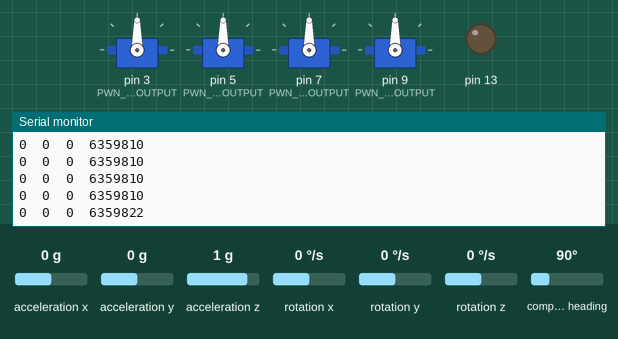
Recording of a sketch running on a simulated Arduino Uno, built with avr-gcc and run on an emulated ATmega328P. Shown: 4 × servo, output pins drawn as LEDs (lit = HIGH), the last lines printed to the serial monitor. Wiring (inferred from the names in the program): HMC5883L compass at I2C address 0x1E; MPU-6050 motion sensor at I2C address 0x68; BMP180 pressure sensor at I2C address 0x77. The inputs (shaded band) are chosen by the test bench; at power-on: acceleration y 0 g, rotation z 0 °/s, acceleration x 0 g, acceleration z 1 g, rotation x 0 °/s, rotation y 0 °/s, compass heading 90°.

Above: at 4.5 s.
4.6 s: acceleration y set to 1.1 g
At 5.2 s:
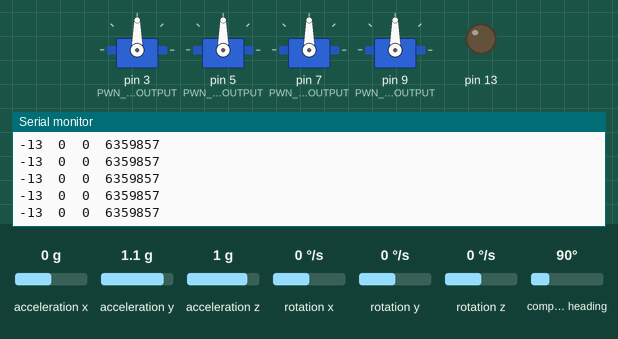
7.6 s: rotation z set to -100 °/s
At 8.7 s:
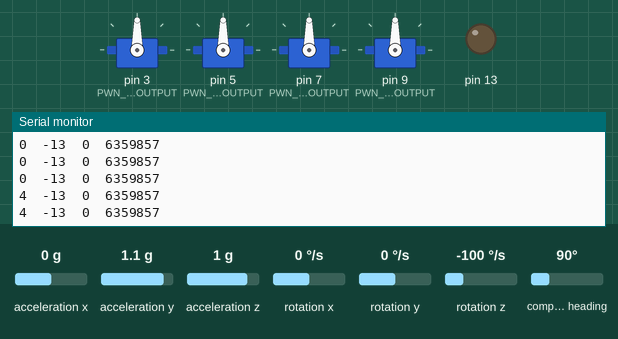
Timing chart, 0 to 10.6 s (numbered marks = the images above; inputs shaded):
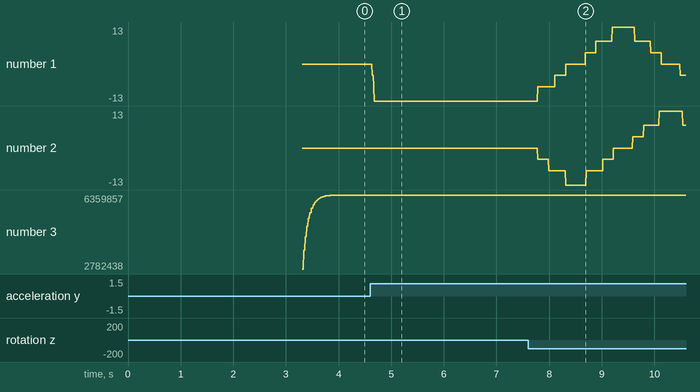

The sketch:

readfromRc.ino
```cpp
#include <Servo.h>

//Input-pins
#define PWN_SPEED_PIN 14 //geschwindigkeit
#define PWN_ROLL_PIN 15 //seitenruder
#define PWN_YAW_PIN 16 //querruder
#define PWN_PITCH_PIN 17 //hoehenruder
#define PWN_RC_PIN 18 // rc on/off

//Output-pins
#define PWN_SPEED_PIN_OUTPUT 3 //geschwindigkeit
#define PWN_ROLL_PIN_OUTPUT 5 //seitenruder
#define PWN_YAW_PIN_OUTPUT 7 //querruder
#define PWN_PITCH_PIN_OUTPUT 9 //hoehenruder

//Servo objects
Servo servoMotor;
Servo servoRoll;
Servo servoYaw;
Servo servoPitch;

volatile int pwm_speed_value = 1000;
volatile int pwm_roll_value = 1000;
volatile int pwm_yaw_value = 1000;
volatile int pwm_pitch_value = 1000;
volatile int pwm_rc_value = 1000;

volatile bool rc_mode = false;

//int pwm_value;

void setupRc() {
  //input-pins
  pinMode(PWN_SPEED_PIN, INPUT);
  pinMode(PWN_ROLL_PIN, INPUT);
  pinMode(PWN_YAW_PIN, INPUT);
  pinMode(PWN_PITCH_PIN, INPUT);
  pinMode(PWN_RC_PIN, INPUT);
  pinMode(13, OUTPUT);
  //output-pins

  servoMotor.attach(PWN_SPEED_PIN_OUTPUT);
  servoRoll.attach(PWN_ROLL_PIN_OUTPUT);
  servoYaw.attach(PWN_YAW_PIN_OUTPUT);
  servoPitch.attach(PWN_PITCH_PIN_OUTPUT);


  //general
  //Serial.begin(115200);
}

void loopRc() {

  pwm_rc_value = pulseIn(PWN_RC_PIN, HIGH);
  if(pwm_rc_value < 1100 && pwm_rc_value > 1000){
    rc_mode = true;
  }else if(pwm_rc_value > 1800 && pwm_rc_value < 1900){
    rc_mode = false;
  }

  if(rc_mode){
    digitalWrite(13,HIGH);
    rc_mode_controll();
  }else{
    digitalWrite(13,LOW);
    getSensorData();
    autoPilot();
  }

/*
  Serial.print(pwm_speed_value); Serial.print(" ");
  Serial.print(pwm_roll_value); Serial.print(" ");
  Serial.print(pwm_yaw_value); Serial.print(" ");
  Serial.print(pwm_pitch_value); Serial.println();
  */
  setPWMs();
}

void rc_mode_controll(){
  int pwmFilter = 1;
  int pwm_speed_value_ = pulseIn(PWN_SPEED_PIN, HIGH);
  int pwm_roll_value_ = pulseIn(PWN_ROLL_PIN, HIGH);
  int pwm_yaw_value_ = pulseIn(PWN_YAW_PIN, HIGH);
  int pwm_pitch_value_ = pulseIn(PWN_PITCH_PIN, HIGH);

  if(pwm_speed_value_ > 1000){
    pwm_speed_value = pwmFilter*pwm_speed_value + pwm_speed_value_;
    pwm_speed_value /=(1+pwmFilter);
  }
  if(pwm_roll_value_ > 1000){
    pwm_roll_value = pwmFilter*pwm_roll_value+ pwm_roll_value_;
    pwm_roll_value /=(1+pwmFilter);
  }
  if(pwm_yaw_value_ > 1000){
    pwm_yaw_value = pwmFilter*pwm_yaw_value +pwm_yaw_value_;
    pwm_yaw_value /=(1+pwmFilter);
  }
  if(pwm_pitch_value_ > 1000){
    pwm_pitch_value = pwmFilter*pwm_pitch_value +pwm_pitch_value_;
    pwm_pitch_value /=(1+pwmFilter);
  }
}

void getSensorData(){

  //TODO
}

void autoPilot(){

  //TODO
}

void setPWMs(){
  servoMotor.write(pwm_speed_value);
  servoRoll.write(pwm_roll_value);
  servoYaw.write(pwm_yaw_value);
  servoPitch.write(pwm_pitch_value);
}
```

Tiny10DOF.h
```cpp
#ifndef TINY10DOF_H
#define TINY10DOF_H

#include "Arduino.h"

#define MPU6050                   // Acc + Gyro
#define HMC5883                   // magnetometer
//#define BMP085                  // barometer
#define MS561101BA                // barometer
#define MPU6050_I2C_AUX_MASTER    // magneto connected to aux-i2c of mpu 6050

/************************************/
/*          DEFINITIONS             */
/************************************/

#if defined (__AVR_ATmega168__) || defined (__AVR_ATmega328P__)
#define ATMEGA328
#elif defined (__AVR_ATmega32U4__) || defined (TEENSY20)
#define PROMICRO
#elif defined (__AVR_ATmega1280__) || defined (__AVR_ATmega1281__) || defined (__AVR_ATmega2560__) || defined (__AVR_ATmega2561__)
#define ATMEGA2560
#endif

enum axis {
  ROLL,
  PITCH,
  YAW
};


#define ACC_1G 512

//MPU6050 Gyro LPF setting
#define MPU6050_DLPF_CFG   0

#define MPU6050_ADDRESS     0x68
#define BMP085_ADDRESS      0x77
#define MAG_ADDRESS         0x1E
#define MS561101BA_ADDRESS 0x77 //CBR=0 0xEE I2C address when pin CSB is connected to LOW (GND)
//#define MS561101BA_ADDRESS 0x76 //CBR=1 0xEC I2C address when pin CSB is connected to HIGH (VCC)

#define GYRO_SCALE (4 / 16.4 * PI / 180.0 / 1000000.0)   //MPU6050 and MPU3050   16.4 LSB/(deg/s) and we ignore the last 2 bits

#if defined (HMC5883)
#define HMC58X3_R_CONFA 0
#define HMC58X3_R_CONFB 1
#define HMC58X3_R_MODE 2
#define HMC58X3_X_SELF_TEST_GAUSS (+1.16)                       //!< X axis level when bias current is applied.
#define HMC58X3_Y_SELF_TEST_GAUSS (+1.16)   //!< Y axis level when bias current is applied.
#define HMC58X3_Z_SELF_TEST_GAUSS (+1.08)                       //!< Y axis level when bias current is applied.
#define SELF_TEST_LOW_LIMIT  (243.0/390.0)   //!< Low limit when gain is 5.
#define SELF_TEST_HIGH_LIMIT (575.0/390.0)   //!< High limit when gain is 5.
#define HMC_POS_BIAS 1
#define HMC_NEG_BIAS 2
#define MAG_DATA_REGISTER 0x03
#endif

#if defined (BMP085) || defined (MS561101BA)
#define UPDATE_INTERVAL 25000
#define BARO_TAB_SIZE   21
#define OSS 3
#define ACC_Z_DEADBAND (ACC_1G>>5) // was 40 instead of 32 now
#define ACC_VelScale (9.80665f / 10000.0f / ACC_1G)
#endif

#if defined (MS561101BA)
// registers of the device
#define MS561101BA_PRESSURE    0x40
#define MS561101BA_TEMPERATURE 0x50
#define MS561101BA_RESET       0x1E

// OSR (Over Sampling Ratio) constants
#define MS561101BA_OSR_256  0x00
#define MS561101BA_OSR_512  0x02
#define MS561101BA_OSR_1024 0x04
#define MS561101BA_OSR_2048 0x06
#define MS561101BA_OSR_4096 0x08

#define OSR MS561101BA_OSR_4096
#endif // MS561101BA

//******  advanced users settings *******************
/* Set the Low Pass Filter factor for ACC
   Increasing this value would reduce ACC noise (visible in GUI), but would increase ACC lag time
   Comment this if  you do not want filter at all.
   unit = n power of 2 */
// this one is also used for ALT HOLD calculation, should not be changed
#ifndef ACC_LPF_FACTOR
#define ACC_LPF_FACTOR 4 // that means a LPF of 16
#endif

/* Set the Gyro Weight for Gyro/Acc complementary filter
   Increasing this value would reduce and delay Acc influence on the output of the filter*/
#ifndef GYR_CMPF_FACTOR
#define GYR_CMPF_FACTOR 600
#endif

/* Set the Gyro Weight for Gyro/Magnetometer complementary filter
   Increasing this value would reduce and delay Magnetometer influence on the output of the filter*/
#define GYR_CMPFM_FACTOR 250

//****** end of advanced users settings *************
#define INV_GYR_CMPF_FACTOR   (1.0f / (GYR_CMPF_FACTOR  + 1.0f))
#define INV_GYR_CMPFM_FACTOR  (1.0f / (GYR_CMPFM_FACTOR + 1.0f))

enum {
  MPU,
  BARO,
  MAG
};


// IMU
#define ACC_ORIENTATION(X, Y, Z)  {imu.accADC[ROLL]  = -Y; imu.accADC[PITCH]  =  -X; imu.accADC[YAW]  =  Z;}
#define GYRO_ORIENTATION(X, Y, Z) {imu.gyroADC[ROLL] = -X; imu.gyroADC[PITCH] =   Y; imu.gyroADC[YAW] = -Z;}
#define MAG_ORIENTATION(X, Y, Z)  {imu.magADC[ROLL]  =  X; imu.magADC[PITCH]  =   Y; imu.magADC[YAW]  = -Z;}


// I2C
#define STANDARD_I2C_SPEED 400000L
//#define INTERNAL_I2C_PULLUPS


#define applyDeadband(value, deadband)  \
  if(abs(value) < deadband) {           \
    value = 0;                          \
  } else if(value > 0){                 \
    value -= deadband;                  \
  } else if(value < 0){                 \
    value += deadband;                  \
  }


typedef struct {
  int16_t  accSmooth[3];
  int16_t  gyroData[3];
  int16_t  magADC[3];
  int16_t  gyroADC[3];
  int16_t  accADC[3];
} imu_t;
typedef struct {
  int16_t angle[2];            // absolute angle inclination in multiple of 0.1 degree    180 deg = 1800
  int16_t heading;             // variometer in cm/s
  uint16_t trueHeading;
} att_t;
typedef struct {
  int16_t angleTrim[2];
  int16_t mag_declination;
} conf_t;
typedef struct {
  int16_t accZero[3];
  int16_t magZero[3];
} global_conf_t;
typedef struct fp_vector {
  float X, Y, Z;
} t_fp_vector_def;
typedef union {
  float A[3];
  t_fp_vector_def V;
} t_fp_vector;
typedef struct int32_t_vector {
  int32_t X, Y, Z;
} t_int32_t_vector_def;
typedef union {
  int32_t A[3];
  t_int32_t_vector_def V;
} t_int32_t_vector;
typedef struct {
  int32_t  EstAlt;             // in cm
  int16_t  vario;              // variometer in cm/s
} alt_t;
struct {
  // sensor registers from the MS561101BA datasheet
  uint16_t c[7];
  union {
    uint32_t val;
    uint8_t raw[4];
  } ut; //uncompensated T
  union {
    uint32_t val;
    uint8_t raw[4];
  } up; //uncompensated P
  uint8_t  state;
  uint32_t deadline;
} ms561101ba_ctx;
struct {
  // sensor registers from the BOSCH BMP085 datasheet
  int16_t  ac1, ac2, ac3;
  uint16_t ac4, ac5, ac6;
  int16_t  b1, b2, mb, mc, md;
  union {
    uint16_t val;
    uint8_t raw[2];
  } ut; //uncompensated T
  union {
    uint32_t val;
    uint8_t raw[4];
  } up; //uncompensated P
  uint8_t  state;
  uint32_t deadline;
} bmp085_ctx;

class tiny10dof
{
  public:
    tiny10dof();
    void initSensors();
    void calSensor(uint8_t sensor);
    void getPRY(int16_t *pit, int16_t *rol, uint16_t *yaw);
    void getAlt(int32_t *alti);
  private:

    void get_IMU();
    void calc_cycleTime();
    void ACC_init ();
    void ACC_Common();
    void ACC_getADC ();

    void Gyro_init();
    void GYRO_Common();
    void Gyro_getADC ();

    void Baro_init();
    void Baro_Common();
    void Baro_update();

    void Mag_init();
    void Device_Mag_getADC();
    void Mag_getADC();

    void getADC();
    void i2c_getSixRawADC(uint8_t add, uint8_t reg);
    void getEstimatedAttitude();
    void getEstimatedAltitude();

    uint8_t calculate_sum(uint8_t *cb , uint8_t siz);
    int16_t _atan2(int32_t y, int32_t x);
    void rotateV(struct fp_vector *v, float* delta);
    float InvSqrt (float x);
#if defined (MS561101BA)
    void i2c_MS561101BA_Calculate();
    void i2c_MS561101BA_UT_Read();
    void i2c_MS561101BA_UP_Read();
    void i2c_MS561101BA_UP_Start();
    void i2c_MS561101BA_UT_Start();
    void i2c_MS561101BA_readCalibration();
    void i2c_MS561101BA_reset();
#elif defined (BMP085)
    void i2c_BMP085_Calculate();
    void i2c_BMP085_UT_Read();
    void i2c_BMP085_UP_Read ();
    void i2c_BMP085_UP_Start ();
    void i2c_BMP085_UT_Start(void);
    void i2c_BMP085_readCalibration();
#endif

    uint32_t cur_cycle, last_cycle;
    uint16_t calibratingG;
    uint16_t calibratingA;
    uint16_t calibratingB;  // baro calibration = get new ground pressure value
    uint32_t calibrating_Mag;
    boolean calibratingM;
    uint8_t rawADC[6];
    uint32_t neutralizeTime = 0;
    int16_t gyroZero[3] = {0, 0, 0};
    att_t att;
    global_conf_t global_conf;
    conf_t conf;
    int32_t accLPF32[3]    = {0, 0, 1};
    float invG; // 1/|G|
    t_fp_vector EstG;
    t_int32_t_vector EstG32;
    t_int32_t_vector EstM32;
    t_fp_vector EstM;
    float   magGain[3] = {1.0, 1.0, 1.0}; // gain for each axis, populated at sensor init
    uint8_t magInit = 0;
    int32_t baroPressure;
    int32_t baroTemperature;
    int32_t baroPressureSum;
    alt_t alt;
    int32_t  AltHold; // in cm
    int16_t  BaroPID = 0;
    int16_t  errorAltitudeI;
    imu_t imu;
};

#endif // TINY10DOF_H
```

Tiny10DOF.ino
```cpp
#include "ownI2C.h"
#include "Tiny10DOF.h"

/* this library reads any 10DOF with this configuration:
- MPU 6050
- MS561101BA
- HMC5883 on MPU-AUX

make sure you installed the ownI2C lib.

The library returns pitch, roll, yaw filtered by a complementary filter as well as the absolute altitude above zero.
*/

tiny10dof imu;

void setupImu() {
  setup_i2c(HIGH,LOW); //not sure if that is right
  Serial.begin(115200);
  Serial.println("Init Sensors");
  imu.initSensors();
  Serial.println("Begin calibration. Don't move");
  imu.calSensor(MPU);
  imu.calSensor(BARO);
  Serial.println("calibration done");
}

int16_t pitch, roll;
uint16_t yaw;
int32_t alt;

void loopImu() {
  imu.getPRY(&pitch, &roll, &yaw);
  imu.getAlt(&alt);

  Serial.print(pitch); Serial.print("\t");
  Serial.print(roll); Serial.print("\t");
  Serial.print(yaw); Serial.print("\t");
  Serial.println(alt);

  delay(5);
}
```

main.ino
```cpp
void setup(){
 setupRc();
 setupImu();
}

void loop(){
  //loopRc();
  loopImu();

}
```

Source omitted: Tiny10DOF.cpp (26660 bytes)

Measured:
- after the input at 4.6 s, the serial monitor: prints a new line at once (image 1)
- after the input at 7.6 s, the serial monitor: prints a new line after 0.19 s (image 2)
- plotted number 1: 0 → -13 after the input at 4.6 s, -13 → 13 after the input at 7.6 s
